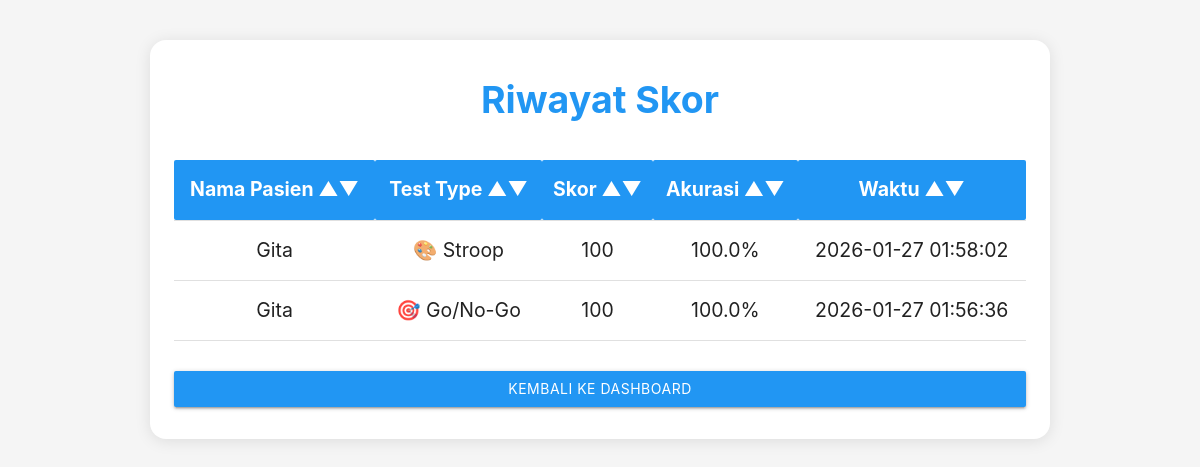
Page /view_patient_scores/4 (signed in) on the committed database.
### app.py (models this page shows)
class Patient(db.Model):
    id = db.Column(db.Integer, primary_key=True)
    name = db.Column(db.String(100), nullable=False)
    age = db.Column(db.Integer, nullable=True)
    notes = db.Column(db.Text, nullable=True)
    user_id = db.Column(db.Integer, db.ForeignKey('user.id'), nullable=False)
    scores = db.relationship('Score', backref='patient', lazy=True)

class Score(db.Model):
    id = db.Column(db.Integer, primary_key=True)
    score = db.Column(db.Integer, nullable=False)
    test_type = db.Column(db.String(50), default="emoji")  # 'emoji', 'go_no_go', 'stroop'
    reaction_time = db.Column(db.Float, nullable=True)  # in milliseconds
    accuracy = db.Column(db.Float, nullable=True)  # percentage
    timestamp = db.Column(db.DateTime, default=db.func.current_timestamp())
    patient_id = db.Column(db.Integer, db.ForeignKey('patient.id'), nullable=False)

### app.py (the view)
@app.route("/view_patient_scores/<int:patient_id>")
def view_patient_scores(patient_id):
    if "user_id" not in session:
        return redirect(url_for("login"))
    patient = Patient.query.filter_by(id=patient_id, user_id=session["user_id"]).first()
    if not patient:
        flash("Patient not found.")
        return redirect(url_for("dashboard"))
    scores = Score.query.filter_by(patient_id=patient.id).order_by(Score.timestamp.desc()).all()
    return render_template("scores.html", scores=scores, patient=patient)

### templates/scores.html (shortened to what this page needs)
<!DOCTYPE html>
<html lang="id">
<head>
    <link rel="stylesheet" href="https://cdnjs.cloudflare.com/ajax/libs/materialize/1.0.0/css/materialize.min.css">
</head>
<body>
    <div class="score-card">
        <div class="score-title">Riwayat Skor</div>
        <table id="scoreTable" class="score-table highlight centered">
            <thead>
                <tr>
                    <th onclick="sortTable(0)">Nama Pasien &#x25B2;&#x25BC;</th>
                    <th onclick="sortTable(1)">Test Type &#x25B2;&#x25BC;</th>
                    <th onclick="sortTable(2)">Skor &#x25B2;&#x25BC;</th>
                    <th onclick="sortTable(3)">Akurasi &#x25B2;&#x25BC;</th>
                    <th onclick="sortTable(4)">Waktu &#x25B2;&#x25BC;</th>
                </tr>
            </thead>
            <tbody>
                {% for score in scores %}
                <tr>
                    <td>{% if patient %}{{ patient.name }}{% elif score.patient %}{{ score.patient.name }}{% else %}-{% endif %}</td>
                    <td>
                        {% if score.test_type == 'go_no_go' %}
                            🎯 Go/No-Go
                        {% elif score.test_type == 'stroop' %}
                            🎨 Stroop
                        {% else %}
                            -
                        {% endif %}
                    </td>
                    <td>{{ score.score }}</td>
                    <td>{% if score.accuracy %}{{ "%.1f"|format(score.accuracy) }}%{% else %}-{% endif %}</td>
                    <td>{{ score.timestamp.strftime('%Y-%m-%d %H:%M:%S') if score.timestamp else '-' }}</td>
                </tr>
                {% endfor %}
            </tbody>
        </table>
        <a href="{{ url_for('dashboard') }}" class="btn blue back-btn">Kembali ke Dashboard</a>
    </div>
</body>
</html>

### templates/scores.html (style rules this page uses)
body { background: #f5f5f5; }
.score-card { max-width: 900px; margin: 40px auto; padding: 32px 24px; background: #fff; border-radius: 16px; box-shadow: 0 2px 16px rgba(0,0,0,0.10); }
.score-title { text-align: center; font-size: 2.5rem; margin-bottom: 32px; font-weight: bold; color: #2196F3; }
.score-table th, .score-table td { font-size: 1.3rem; }
.score-table th { background: #2196F3; color: white; cursor:pointer; }
.score-table { margin-top: 20px; }
.back-btn { margin-top: 30px; display: block; text-align: center; }

### rows in the picture
Score: test_type "🎨 Stroop", score "100", accuracy "100.0", timestamp "2026-01-27 01:58:02"
Patient: name "Gita"
Score: test_type "🎯 Go/No-Go", score "100", accuracy "100.0", timestamp "2026-01-27 01:56:36"
